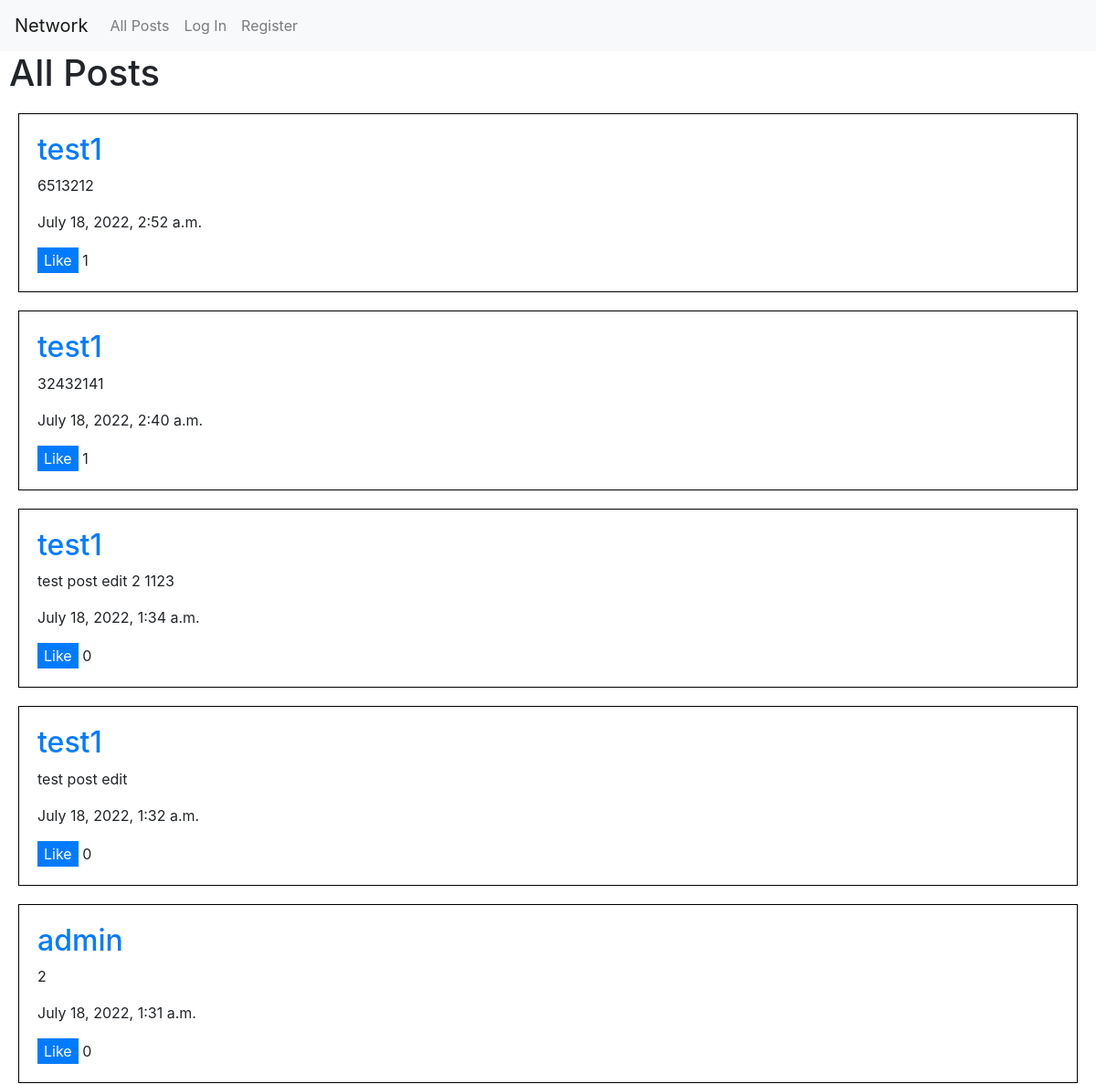
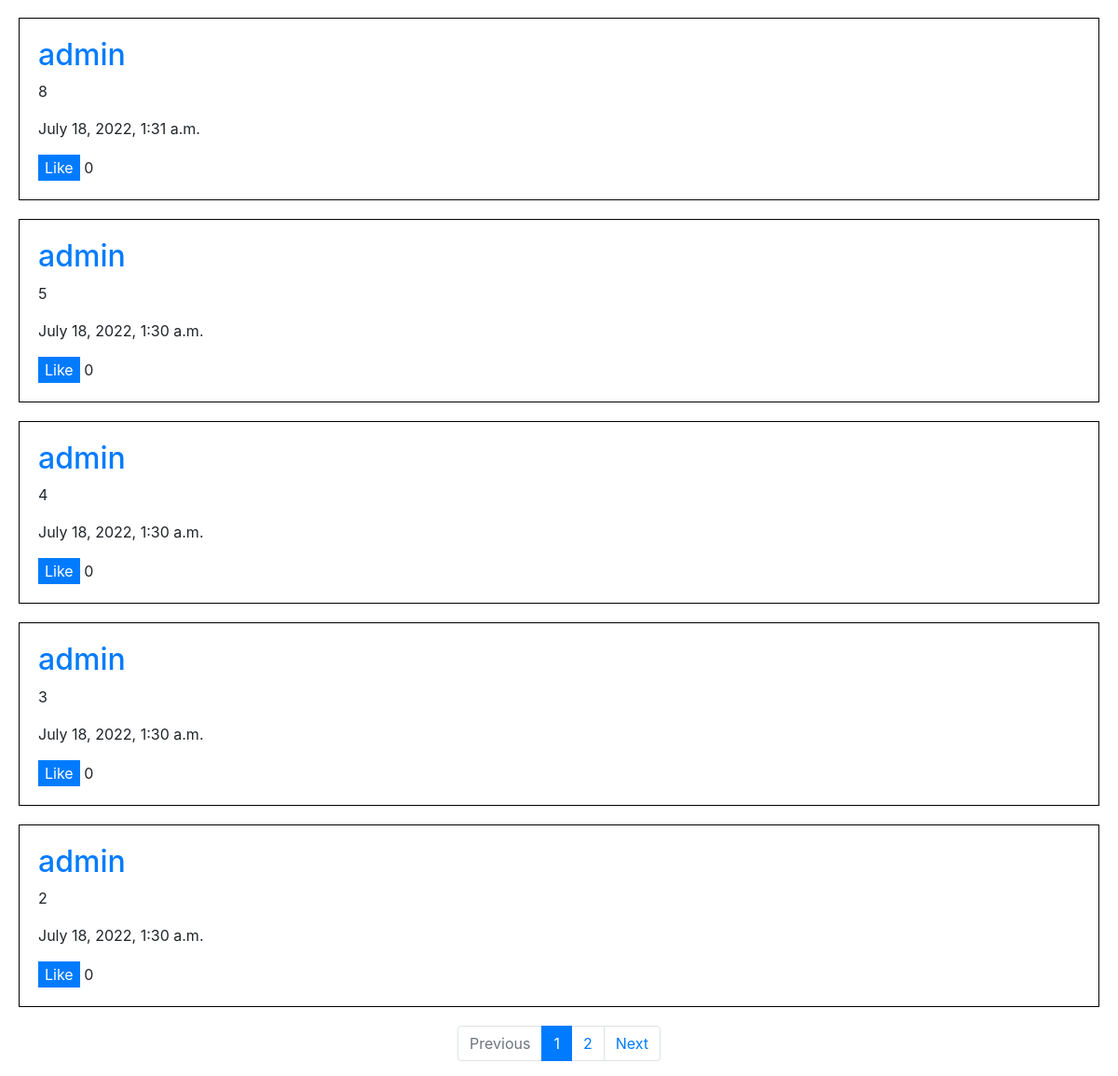
Page /page/1 on the committed database (2 pictures, top to bottom).
### network/models.py (models this page shows)
class Post(models.Model):
    user = models.ForeignKey(User, on_delete=models.CASCADE, related_name="posts")
    content = models.CharField(max_length=64)
    date = models.DateTimeField(auto_now_add=True)
    likes = models.IntegerField(default=0)

class User(AbstractUser):
    followers = models.ManyToManyField("self", blank=True)
    following = models.ManyToManyField("self", blank=True)
    likes = models.ManyToManyField('Post', blank=True, related_name="liked_users")

### network/views.py (the view)
# urls.py: path("page/<int:page>", views.page, name="page"),
def page(request, page):
    posts = Post.objects.all().order_by('-date')
    p = Paginator(posts, 10) # change to 10
    return render(request, "network/index.html", {
        "posts": p.page(page).object_list,
        "num_pages": p.num_pages,
        "pages": range(1, p.num_pages+1),
        "prev_page": page - 1,
        "next_page": page + 1,
        "active_page": page
    })

### network/templates/network/index.html (shortened to what this page needs)
{% extends "network/layout.html" %}
{% block head %}
    <link rel="stylesheet" href="https://cdn.jsdelivr.net/npm/bootstrap@4.4.1/dist/css/bootstrap.min.css">
{% endblock %}
{% block body %}
    <h1>All Posts</h1>
    {% for post in posts %}
        <div class="post" id="post-{{ post.id }}">
            <h2><a href="{% url 'profile' post.user 1 %}">{{ post.user }}</a></h2>
            <p class="content">{{ post.content }}</p>
            <p class="date">{{ post.date }}</p>
            {% if user in post.liked_users.all %}
                <button class="like">Unlike</button>
            {% else %}
                <button class="like">Like</button>
            {% endif %}
            <span>{{ post.likes }}</span>
        </div>
    {% endfor %}
    <nav id="pagination">
        <ul class="pagination justify-content-center">
            {% if prev_page == 0 %}
                <li class="page-item disabled"><a class="page-link" href="{% url 'page' prev_page %}">Previous</a></li>
            {% else %}
                <li class="page-item"><a class="page-link" href="{% url 'page' prev_page %}">Previous</a></li>
            {% endif %}
            {% for page in pages %}
                {% if page == active_page %}
                    <li class="page-item active"><a class="page-link" href="{% url 'page' page %}">{{ page }}</a></li>
                {% else %}
                    <li class="page-item"><a class="page-link" href="{% url 'page' page %}">{{ page }}</a></li>
                {% endif %}
            {% endfor %}
            {% if next_page > num_pages %}
                <li class="page-item disabled"><a class="page-link" href="{% url 'page' next_page %}">Next</a></li>
            {% else %}
                <li class="page-item"><a class="page-link" href="{% url 'page' next_page %}">Next</a></li>
            {% endif %}
        </ul>
    </nav>
{% endblock %}

### network/static/network/styles.css (style rules this page uses)
h1 { margin-left: 10px }
.post { border: 1px solid black; padding: 20px; margin: 20px; }
button, .submit { background-color: #007bff; color: white; border: 1px solid #007bff; }

### rows in the picture
Post: user "test1", content "6513212", date "July 18, 2022, 2:52 a.m.", shows "Like", likes "1"
Post: user "test1", content "32432141", date "July 18, 2022, 2:40 a.m.", shows "Like", likes "1"
Post: user "test1", content "test post edit 2 1123", date "July 18, 2022, 1:34 a.m.", shows "Like", likes "0"
Post: user "test1", content "test post edit", date "July 18, 2022, 1:32 a.m.", shows "Like", likes "0"
Post: user "admin", content "2", date "July 18, 2022, 1:31 a.m.", shows "Like", likes "0"
Post: user "admin", content "8", date "July 18, 2022, 1:31 a.m.", shows "Like", likes "0"
Post: user "admin", content "5", date "July 18, 2022, 1:30 a.m.", shows "Like", likes "0"
Post: user "admin", content "4", date "July 18, 2022, 1:30 a.m.", shows "Like", likes "0"
Post: user "admin", content "3", date "July 18, 2022, 1:30 a.m.", shows "Like", likes "0"
Post: user "admin", content "2", date "July 18, 2022, 1:30 a.m.", shows "Like", likes "0"

### other values in the picture
{{ page }} "1"
{{ page }} "2"
